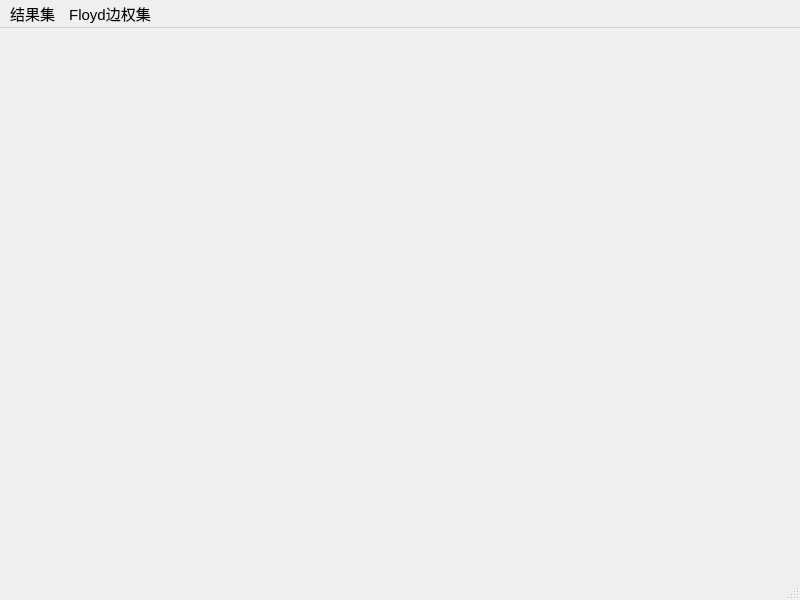
<?xml version="1.0" encoding="UTF-8"?>
<ui version="4.0">
 <class>Mymap</class>
 <widget class="QMainWindow" name="Mymap">
  <property name="geometry">
   <rect>
    <x>0</x>
    <y>0</y>
    <width>800</width>
    <height>600</height>
   </rect>
  </property>
  <property name="font">
   <font>
    <pointsize>11</pointsize>
   </font>
  </property>
  <property name="windowTitle">
   <string>选址地图</string>
  </property>
  <widget class="QWidget" name="centralwidget"/>
  <widget class="QMenuBar" name="menubar">
   <property name="geometry">
    <rect>
     <x>0</x>
     <y>0</y>
     <width>800</width>
     <height>26</height>
    </rect>
   </property>
   <widget class="QMenu" name="menu">
    <property name="title">
     <string>结果集</string>
    </property>
   </widget>
   <widget class="QMenu" name="menu_2">
    <property name="title">
     <string>Floyd边权集</string>
    </property>
   </widget>
   <addaction name="menu"/>
   <addaction name="menu_2"/>
  </widget>
  <widget class="QStatusBar" name="statusbar"/>
 </widget>
 <resources/>
 <connections/>
</ui>
